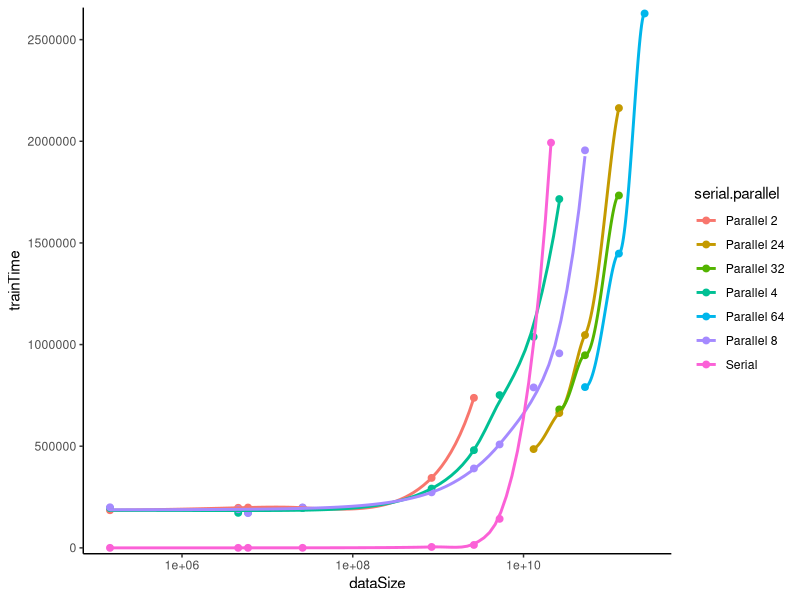

Reproduce this figure in R.
setwd("C:/Git-data/Afstuderen/measurements")
library(ggplot2)
library(mgcv)
library(scales)
measure = read.csv("raw_data.csv") # read csv file
name <- paste(measure$serial.parallel, measure$nodeCount, sep = " ")
name <- ifelse(name=="Serial NA", "Serial", name)
measure$serial.parallel <- name
maxTime <- max(measure$trainTime)
d <- ggplot(data=measure, aes(x=dataSize, y=trainTime, colour=serial.parallel))
d <- d + geom_point(size=2) + stat_smooth(se=FALSE, method = "loess", formula = y ~ exp(x)) + 
	scale_x_log10() + theme_bw() + 
	theme(
		panel.grid.major = element_blank(),
		panel.grid.minor = element_blank(),
		panel.border     = element_blank(),
		panel.background = element_blank(),
		axis.line = element_line(color='black')
	) + scale_y_continuous(expand = c(0.001, maxTime/100))
ggplot_build(d)